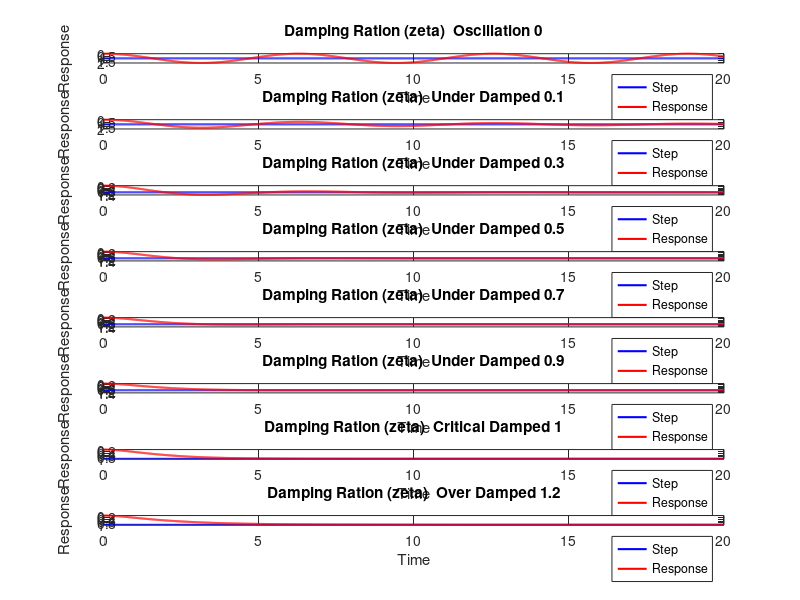

The MATLAB source for this figure: (Note: this script raises an error after producing the figure.)
Wn = 1; % Natural frequency
Zeta_Values = [0 0.1 0.3 0.5 0.7 0.9 1 1.2]; % Array of damping ratios
time_sim = 0:0.01:20; % Time vector for simulation
Step_Input = ones(size(time_sim)); % Step input signal

figure;

%% Loop through each damping ratio value
for i = 1:length(Zeta_Values)
    % Define numerator and denominator of transfer function
    num = [0 Wn^2]; 
    den = [1 2*Zeta_Values(i)*Wn Wn^2]; 
    G = tf(num, den); % Create transfer function
    [y, t] = step(G, time_sim); % Simulate step response
    subplot(length(Zeta_Values), 1, i); % Create subplot
    plot(t, Step_Input, 'b', 'LineWidth', 1.5); % Plot step input
    hold on;
    plot(t, y, 'r', 'LineWidth', 1.5); % Plot system response
    hold off;
    xlabel("Time"); % Label x-axis
    ylabel("Response"); % Label y-axis
    title(["Damping Ration (\zeta)", num2str(Zeta_Values(i))]); % Add title
    legend('Step', 'Response'); % Add legend
end

%% Add specific titles to subplots for clarity
subplot(length(Zeta_Values), 1, 1);
title(["Damping Ration (\zeta)  Oscillation ", num2str(0)]);
subplot(length(Zeta_Values), 1, 2);
title(["Damping Ration (\zeta)  Under Damped ", num2str(0.1)]);
subplot(length(Zeta_Values), 1, 3);
title(["Damping Ration (\zeta)  Under Damped ", num2str(0.3)]);
subplot(length(Zeta_Values), 1, 4);
title(["Damping Ration (\zeta)  Under Damped ", num2str(0.5)]);
subplot(length(Zeta_Values), 1, 5);
title(["Damping Ration (\zeta)  Under Damped ", num2str(0.7)]);
subplot(length(Zeta_Values), 1, 6);
title(["Damping Ration (\zeta)  Under Damped ", num2str(0.9)]);
subplot(length(Zeta_Values), 1, 7);
title(["Damping Ration (\zeta)  Critical Damped ", num2str(1)]);
subplot(length(Zeta_Values), 1, 8);
title(["Damping Ration (\zeta)  Over Damped ", num2str(1.2)]);

sgtitle("Effecting of Damping Ratio on System Response (Constant Natural Frequency)"); % Add super title
